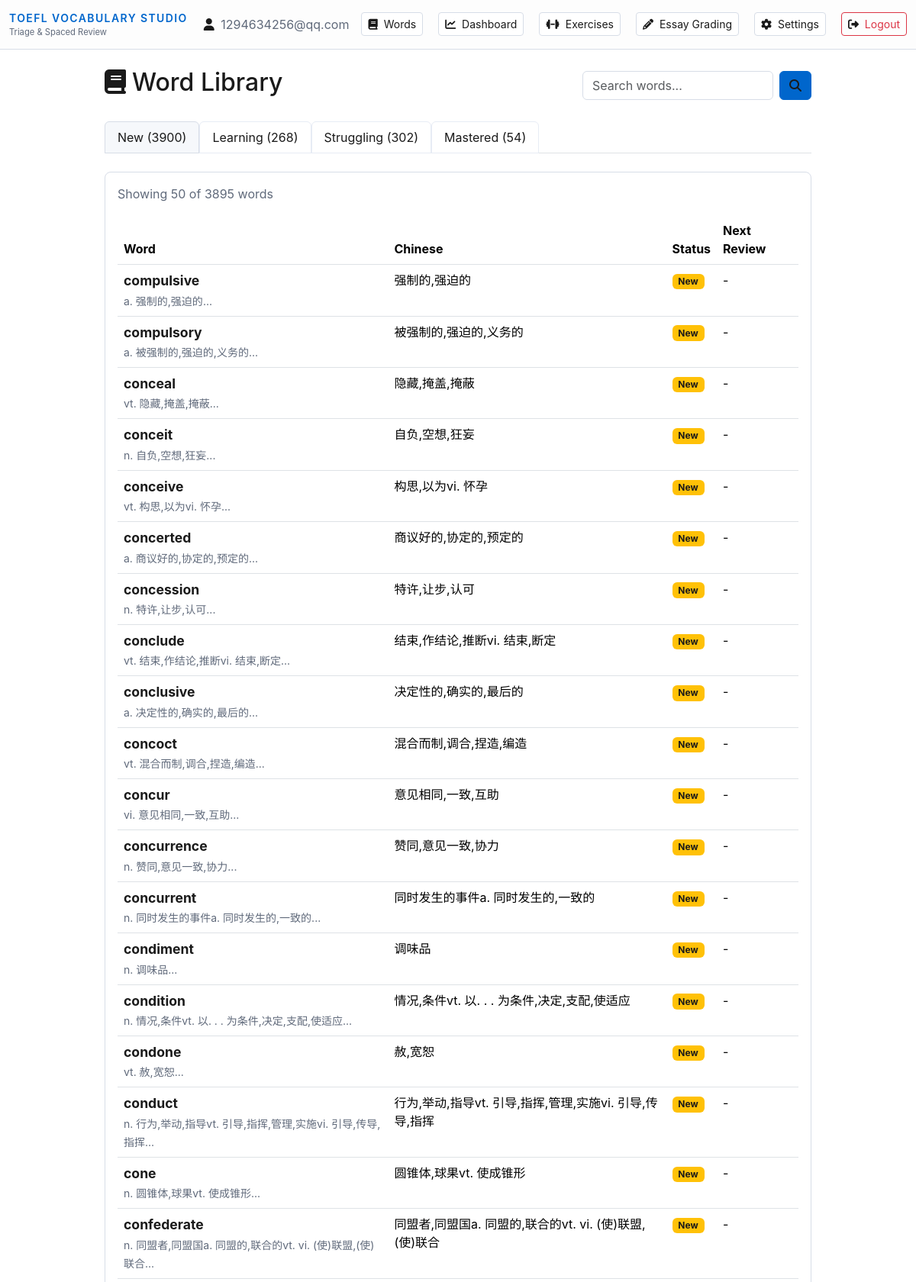
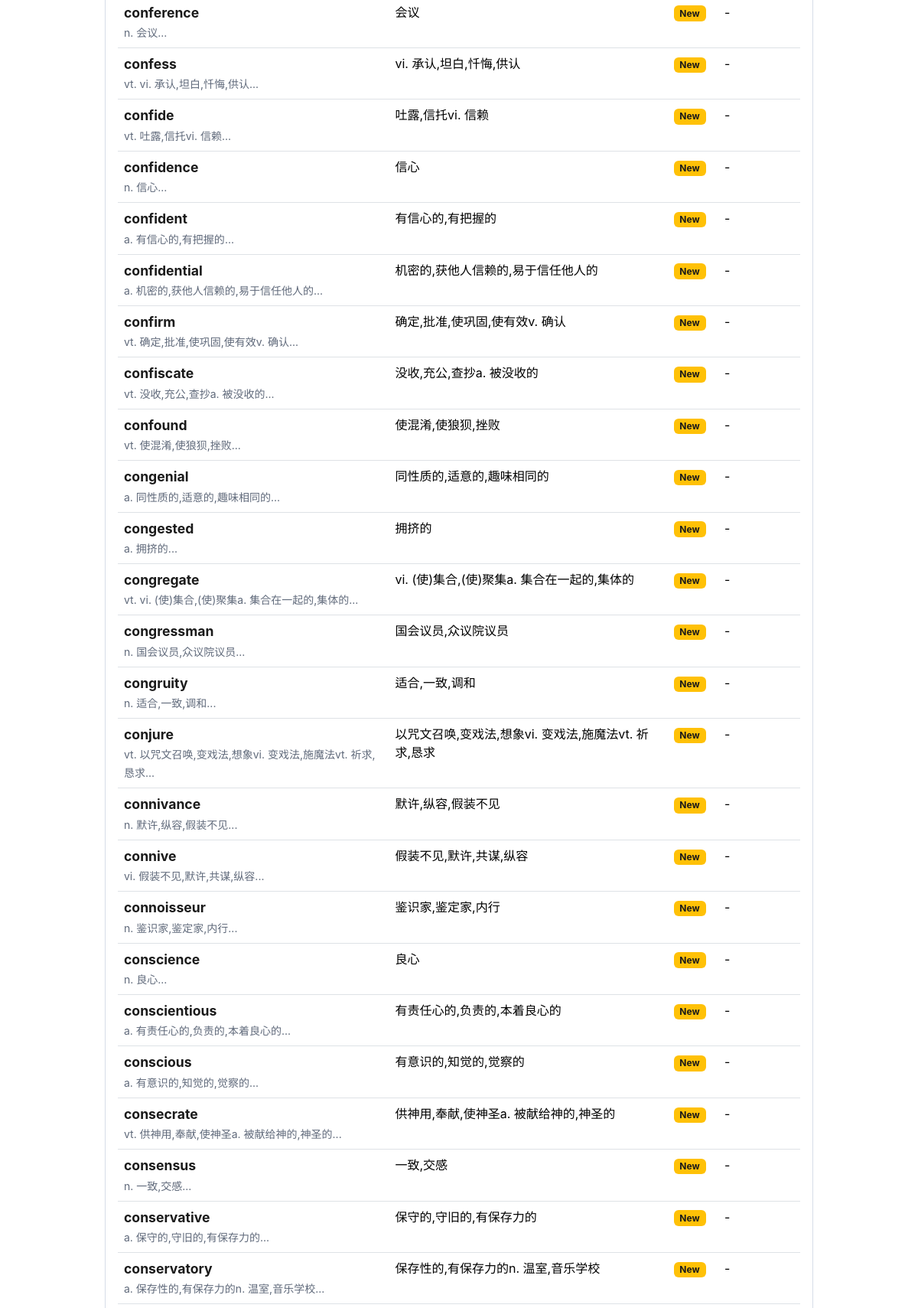
The page /words (signed in, upper part) on the database its author committed (2 pictures, top to bottom).
### models.py (models this page shows, shortened)
class User(db.Model):
    __tablename__ = 'users'
    id = db.Column(db.Integer, primary_key=True, index=True)
    email = db.Column(db.String(255), unique=True, index=True, nullable=False)
    password_hash = db.Column(db.String(255), nullable=False)
    daily_goal = db.Column(db.Integer, default=20, nullable=False)
    created_at = db.Column(db.DateTime(timezone=True), default=utcnow, nullable=False)
    words = db.relationship('UserWord', back_populates='user', cascade='all, delete-orphan')
    reviews = db.relationship('ReviewLog', back_populates='user', cascade='all, delete-orphan')

class Word(db.Model):
    __tablename__ = 'words'
    id = db.Column(db.Integer, primary_key=True, index=True)
    lemma = db.Column(db.String(255), unique=True, index=True, nullable=False)
    definition = db.Column(db.Text, nullable=False)
    example = db.Column(db.Text, nullable=False)
    cn_gloss = db.Column(db.String(255), nullable=True)
    pronunciation_audio_url = db.Column(db.String(500), nullable=True)
    pronunciation_pitfall_cn = db.Column(db.Text, nullable=True)
    user_words = db.relationship('UserWord', back_populates='word', cascade='all, delete-orphan')
    reviews = db.relationship('ReviewLog', back_populates='word', cascade='all, delete-orphan')

### app.py (the view)
@app.route('/words')
@login_required
def browse_words():
    user = get_current_user()
    if not user:
        return redirect(url_for('login'))
    category = request.args.get('category', 'new')
    page = request.args.get('page', 1, type=int)
    per_page = 50
    offset = (page - 1) * per_page
    words, total_count = get_words_by_mastery(user.id, category, limit=per_page, offset=offset)
    total_pages = (total_count + per_page - 1) // per_page
    breakdown = get_mastery_breakdown(user.id)
    enriched_words = []
    for word in words:
        user_word = UserWord.query.filter_by(user_id=user.id, word_id=word.id).first()
        enriched_words.append({
            'word': word,
            'user_word': user_word
        })
    return render_template(
        'words.html',
        enriched_words=enriched_words,
        category=category,
        page=page,
        total_pages=total_pages,
        total_count=total_count,
        breakdown=breakdown
    )

### app.py (called while the page is built)
@app.before_request
def _assign_request_id():
    rid = request.headers.get("X-Request-Id") or request.headers.get("CF-Ray") or uuid4().hex[:12]
    g.request_id = rid
    g._request_start = time.monotonic()

@app.after_request
def _log_request(response):
    start = getattr(g, "_request_start", None)
    if start is not None:
        elapsed_ms = int((time.monotonic() - start) * 1000)
        current_app.logger.info("%s %s -> %s (%sms)", request.method, request.path, response.status_code, elapsed_ms)
    response.headers["X-Request-Id"] = getattr(g, "request_id", "-")
    return response

### utils.py (called while the page is built, shortened)
def login_required(f):
    @wraps(f)
    def decorated_function(*args, **kwargs):
        if 'user_id' not in session:
            flash('Please log in to access this page.', 'warning')
            return redirect(url_for('login'))
        return f(*args, **kwargs)
    return decorated_function

def get_current_user():
    user_id = session.get('user_id')
    if user_id:
        return User.query.get(user_id)
    return None

def get_words_by_mastery(user_id: int, category: str, limit: int = 100, offset: int = 0):
    if category == 'new':
        results = db.session.query(Word).outerjoin(
            UserWord,
            (UserWord.word_id == Word.id) & (UserWord.user_id == user_id)
        ).filter(
            UserWord.id.is_(None)
        ).order_by(Word.id).limit(limit).offset(offset).all()
        count = db.session.query(func.count(Word.id)).outerjoin(
            UserWord,
            (UserWord.word_id == Word.id) & (UserWord.user_id == user_id)
        ).filter(UserWord.id.is_(None)).scalar()
    return results, count or 0

### templates/words.html (shortened to what this page needs)
{% extends "base.html" %}
{% block content %}
<div class="row justify-content-center">
    <div class="col-lg-10">
        <div class="d-flex justify-content-between align-items-center mb-4">
            <h2><i class="fas fa-book me-2"></i>Word Library</h2>
            <form action="{{ url_for('search') }}" method="GET" class="d-flex" style="width: 300px;">
                <input type="text" name="q" class="form-control me-2" placeholder="Search words..." required>
                <button type="submit" class="btn btn-primary">
                    <i class="fas fa-search"></i>
                </button>
            </form>
        </div>
        <ul class="nav nav-tabs mb-4 word-tabs">
            <li class="nav-item">
                <a class="nav-link {% if category == 'new' %}active{% endif %}"
                   href="{{ url_for('browse_words', category='new') }}">
                    New ({{ breakdown.new }})
                </a>
            </li>
            <li class="nav-item">
                <a class="nav-link {% if category == 'learning' %}active{% endif %}"
                   href="{{ url_for('browse_words', category='learning') }}">
                    Learning ({{ breakdown.learning }})
                </a>
            </li>
            <li class="nav-item">
                <a class="nav-link {% if category == 'struggling' %}active{% endif %}"
                   href="{{ url_for('browse_words', category='struggling') }}">
                    Struggling ({{ breakdown.struggling }})
                </a>
            </li>
            <li class="nav-item">
                <a class="nav-link {% if category == 'mastered' %}active{% endif %}"
                   href="{{ url_for('browse_words', category='mastered') }}">
                    Mastered ({{ breakdown.mastered }})
                </a>
            </li>
        </ul>
        <div class="card p-3">
            <p class="text-muted mb-3">Showing {{ enriched_words|length }} of {{ total_count }} words</p>
            {% if enriched_words %}
            <div class="table-responsive">
                <table class="table table-hover word-table">
                    <thead>
                        <tr>
                            <th>Word</th>
                            <th>Chinese</th>
                            <th>Status</th>
                            <th>Next Review</th>
                        </tr>
                    </thead>
                    <tbody>
                        {% for item in enriched_words %}
                        <tr>
                            <td>
                                <strong style="font-size: 1.1rem;">{{ item.word.lemma }}</strong>
                                <br>
                                <small class="text-muted">{{ item.word.definition[:80] }}...</small>
                            </td>
                            <td>{{ item.word.cn_gloss or '-' }}</td>
                            <td>
                                {% if item.user_word %}
                                    <span class="badge bg-info">Rep: {{ item.user_word.repetitions }}</span>
                                    <span class="badge bg-secondary">EF: {{ item.user_word.easiness|round(2) }}</span>
                                {% else %}
                                    <span class="badge bg-warning">New</span>
                                {% endif %}
                            </td>
                            <td>
                                {% if item.user_word %}
                                    {{ item.user_word.next_due.strftime('%m/%d %H:%M') if item.user_word.next_due else '-' }}
                                {% else %}
                                    -
                                {% endif %}
                            </td>
                        </tr>
                        {% endfor %}
                    </tbody>
                </table>
            </div>
            {% else %}
            <div class="text-center py-5">
                <i class="fas fa-inbox fa-3x text-muted mb-3"></i>
                <p class="text-muted">No words in this category yet.</p>
            </div>
            {% endif %}
        </div>
    </div>
</div>
{% endblock %}

### templates/base.html (shortened to what this page needs)
<!DOCTYPE html>
<html lang="en">
<head>
    <link href="https://cdn.jsdelivr.net/npm/bootstrap@5.3.2/dist/css/bootstrap.min.css" rel="stylesheet">
    <link href="https://cdnjs.cloudflare.com/ajax/libs/font-awesome/6.4.0/css/all.min.css" rel="stylesheet">
    <link rel="stylesheet" href="{{ url_for('static', filename='css/unfamiliar_words.css') }}">
</head>
<body>
    <nav class="navbar navbar-light">
        <div class="container-fluid">
            <a class="navbar-brand d-flex flex-column" href="{{ url_for('index') }}">
                <span class="brand-text">TOEFL Vocabulary Studio</span>
                <small class="text-muted" style="font-size: 0.7rem;">Triage & Spaced Review</small>
            </a>
            <div class="d-flex align-items-center gap-3">
                {% if session.user_id %}
                    <span class="text-muted">
                        <i class="fas fa-user me-1"></i>
                        {{ session.user_email }}
                    </span>
                    <a href="{{ url_for('browse_words') }}" class="btn btn-sm btn-outline-light me-1">
                        <i class="fas fa-book me-1"></i> Words
                    </a>
                    <a href="{{ url_for('main_dashboard') }}" class="btn btn-sm btn-outline-light me-1">
                        <i class="fas fa-chart-line me-1"></i> Dashboard
                    </a>
                    <a href="{{ url_for('exercises_hub') }}" class="btn btn-sm btn-outline-light me-1">
                        <i class="fas fa-dumbbell me-1"></i> Exercises
                    </a>
                    <a href="{{ url_for('essay_grading_home') }}" class="btn btn-sm btn-outline-light me-1">
                        <i class="fas fa-pencil-alt me-1"></i> Essay Grading
                    </a>
                    <a href="{{ url_for('settings') }}" class="btn btn-sm btn-outline-light me-1">
                        <i class="fas fa-cog me-1"></i> Settings
                    </a>
                    <a href="{{ url_for('logout') }}" class="btn btn-sm btn-outline-danger">
                        <i class="fas fa-sign-out-alt me-1"></i> Logout
                    </a>
                {% else %}
                    <a href="{{ url_for('login') }}" class="btn btn-sm btn-outline-light">Login</a>
                    <a href="{{ url_for('register') }}" class="btn btn-sm btn-primary">Register</a>
                {% endif %}
            </div>
        </div>
    </nav>
    <main class="container my-4">
        {% block content %}{% endblock %}
    </main>
</body>
</html>

### static/css/unfamiliar_words.css (style rules this page uses)
.word-selectable { cursor: text; user-select: text; }

### templates/base.html (style rules this page uses)
:root { --toefl-bg: #ffffff; --toefl-text: #1a1a1a; --toefl-text-light: #606a7b; --toefl-border: #d7dde7; --toefl-border-light: #e7ecf5; --toefl-primary: #0066cc; --toefl-primary-hover: #0052a3; --toefl-success: #28a745; --toefl-danger: #dc3545; --toefl-warning: #ffc107; --toefl-info: #17a2b8; --toefl-highlight: #fff6cc; --toefl-highlight-blue: #e3f1ff; --toefl-highlight-green: #e6f8ee; --toefl-gray-bg: #f6f8fb; --toefl-nav-bg: #fdfdfd; --slate-900: #f4f7fb; --slate-800: #ecf0f8; --slate-700: #e2e7f3; --slate-400: #6f7d96; --slate-300: #8291aa; --slate-200: #c9d4e6; --slate-100: #1a1f2b; --slate-700-rgb: 226, 231, 243; --teal-500: #0d9488; --teal-400: #0ea5e9; --teal-300: #38bdf8; --teal-200: #bae6fd; --amber-400: #f59e0b; --amber-300: #fbbf24; --amber-200: #fde68a; --rose-400: #fb7185; --rose-300: #fda4af; --rose-200: #fecdd3; --emerald-400: #34d399; --emerald-300: #6ee7b7; --cyan-400: #22d3ee; --purple: #a855f7; --purple-300: #c4b5fd; --blue: #2563eb; --blue-300: #60a5fa; --green: #22c55e; --orange: #fb923c; --gray-300: #d1d5db; --gray-200: #e5e7eb; }
body { background: var(--toefl-bg); color: var(--toefl-text); min-height: 100vh; font-family: -apple-system, BlinkMacSystemFont, 'Segoe UI', Roboto, Oxygen, Ubuntu, Cantarell, sans-serif; }
.navbar { background: var(--toefl-nav-bg); border-bottom: 1px solid var(--toefl-border); }
.card { background: var(--toefl-bg); border: 1px solid var(--toefl-border); border-radius: 0.5rem; }
.btn-primary { background: var(--toefl-primary); border-color: var(--toefl-primary); color: white; font-weight: 600; }
.text-muted { color: var(--toefl-text-light) !important; }
.form-control, .form-select { background: var(--toefl-bg); border: 1px solid var(--toefl-border); color: var(--toefl-text); }
.brand-text { color: var(--toefl-primary); font-weight: 600; text-transform: uppercase; letter-spacing: 0.1em; font-size: 0.875rem; }
.card p, .card h1, .card h2, .card h3, .card h4, .card h5, .card h6, .card label, .card span, .card div { color: var(--toefl-text); }
p, h1, h2, h3, h4, h5, h6, label, span, div, li, td, th { color: var(--toefl-text); }
strong, b, em, i { color: var(--toefl-text); }
a:not(.btn) { color: var(--toefl-primary); }
.btn-outline-light { color: var(--toefl-text); border-color: var(--toefl-border); background: white; }
.btn-outline-danger { color: var(--toefl-danger); border-color: var(--toefl-danger); }

### templates/words.html (style rules this page uses)
.word-tabs .nav-link { color: var(--toefl-text); background: #ffffff; border-color: var(--toefl-border-light); }
.word-tabs .nav-link.active { color: var(--toefl-text); background: var(--toefl-gray-bg); border-color: var(--toefl-border); }
.word-table { color: var(--toefl-text); }

### rows shown on the page
User: user_email "1294634256@qq.com"
Word: word.lemma "compulsive", word "a. 强制的,强迫的", word "强制的,强迫的"
Word: word.lemma "compulsory", word "a. 被强制的,强迫的,义务的", word "被强制的,强迫的,义务的"
Word: word.lemma "conceal", word "vt. 隐藏,掩盖,掩蔽", word "隐藏,掩盖,掩蔽"
Word: word.lemma "conceit", word "n. 自负,空想,狂妄", word "自负,空想,狂妄"
Word: word.lemma "conceive", word "vt. 构思,以为vi. 怀孕", word "构思,以为vi. 怀孕"
Word: word.lemma "concerted", word "a. 商议好的,协定的,预定的", word "商议好的,协定的,预定的"
Word: word.lemma "concession", word "n. 特许,让步,认可", word "特许,让步,认可"
Word: word.lemma "conclude", word "vt. 结束,作结论,推断vi. 结束,断定", word "结束,作结论,推断vi. 结束,断定"
Word: word.lemma "conclusive", word "a. 决定性的,确实的,最后的", word "决定性的,确实的,最后的"
Word: word.lemma "concoct", word "vt. 混合而制,调合,捏造,编造", word "混合而制,调合,捏造,编造"
Word: word.lemma "concur", word "vi. 意见相同,一致,互助", word "意见相同,一致,互助"
Word: word.lemma "concurrence", word "n. 赞同,意见一致,协力", word "赞同,意见一致,协力"
Word: word.lemma "concurrent", word "n. 同时发生的事件a. 同时发生的,一致的", word "同时发生的事件a. 同时发生的,一致的"
Word: word.lemma "condiment", word "n. 调味品", word "调味品"
Word: word.lemma "condition", word "n. 情况,条件vt. 以. . . 为条件,决定,支配,使适应", word "情况,条件vt. 以. . . 为条件,决定,支配,使适应"
Word: word.lemma "condone", word "vt. 赦,宽恕", word "赦,宽恕"
Word: word.lemma "conduct", word "n. 行为,举动,指导vt. 引导,指挥,管理,实施vi. 引导,传导,指挥", word "行为,举动,指导vt. 引导,指挥,管理,实施vi. 引导,传导,指挥"
Word: word.lemma "cone", word "n. 圆锥体,球果vt. 使成锥形", word "圆锥体,球果vt. 使成锥形"
Word: word.lemma "confederate", word "n. 同盟者,同盟国a. 同盟的,联合的vt. vi. (使)联盟,(使)联合", word "同盟者,同盟国a. 同盟的,联合的vt. vi. (使)联盟,(使)联合"
Word: word.lemma "conference", word "n. 会议", word "会议"
Word: word.lemma "confess", word "vt. vi. 承认,坦白,忏悔,供认", word "vi. 承认,坦白,忏悔,供认"
Word: word.lemma "confide", word "vt. 吐露,信托vi. 信赖", word "吐露,信托vi. 信赖"
Word: word.lemma "confidence", word "n. 信心", word "信心"
Word: word.lemma "confident", word "a. 有信心的,有把握的", word "有信心的,有把握的"
Word: word.lemma "confidential", word "a. 机密的,获他人信赖的,易于信任他人的", word "机密的,获他人信赖的,易于信任他人的"
Word: word.lemma "confirm", word "vt. 确定,批准,使巩固,使有效v. 确认", word "确定,批准,使巩固,使有效v. 确认"
Word: word.lemma "confiscate", word "vt. 没收,充公,查抄a. 被没收的", word "没收,充公,查抄a. 被没收的"
Word: word.lemma "confound", word "vt. 使混淆,使狼狈,挫败", word "使混淆,使狼狈,挫败"
Word: word.lemma "congenial", word "a. 同性质的,适意的,趣味相同的", word "同性质的,适意的,趣味相同的"
Word: word.lemma "congested", word "a. 拥挤的", word "拥挤的"
Word: word.lemma "congregate", word "vt. vi. (使)集合,(使)聚集a. 集合在一起的,集体的", word "vi. (使)集合,(使)聚集a. 集合在一起的,集体的"
Word: word.lemma "congressman", word "n. 国会议员,众议院议员", word "国会议员,众议院议员"
Word: word.lemma "congruity", word "n. 适合,一致,调和", word "适合,一致,调和"
Word: word.lemma "conjure", word "vt. 以咒文召唤,变戏法,想象vi. 变戏法,施魔法vt. 祈求,恳求", word "以咒文召唤,变戏法,想象vi. 变戏法,施魔法vt. 祈求,恳求"
Word: word.lemma "connivance", word "n. 默许,纵容,假装不见", word "默许,纵容,假装不见"
Word: word.lemma "connive", word "vi. 假装不见,默许,共谋,纵容", word "假装不见,默许,共谋,纵容"
Word: word.lemma "connoisseur", word "n. 鉴识家,鉴定家,内行", word "鉴识家,鉴定家,内行"
Word: word.lemma "conscience", word "n. 良心", word "良心"
Word: word.lemma "conscientious", word "a. 有责任心的,负责的,本着良心的", word "有责任心的,负责的,本着良心的"
Word: word.lemma "conscious", word "a. 有意识的,知觉的,觉察的", word "有意识的,知觉的,觉察的"
Word: word.lemma "consecrate", word "vt. 供神用,奉献,使神圣a. 被献给神的,神圣的", word "供神用,奉献,使神圣a. 被献给神的,神圣的"
Word: word.lemma "consensus", word "n. 一致,交感", word "一致,交感"
Word: word.lemma "conservative", word "a. 保守的,守旧的,有保存力的", word "保守的,守旧的,有保存力的"
Word: word.lemma "conservatory", word "a. 保存性的,有保存力的n. 温室,音乐学校", word "保存性的,有保存力的n. 温室,音乐学校"

### other values the page prints
{{ breakdown.new }} "3900"
{{ breakdown.learning }} "268"
{{ breakdown.struggling }} "302"
{{ breakdown.mastered }} "54"
{{ enriched_words|length }} "50"
{{ total_count }} "3895"
